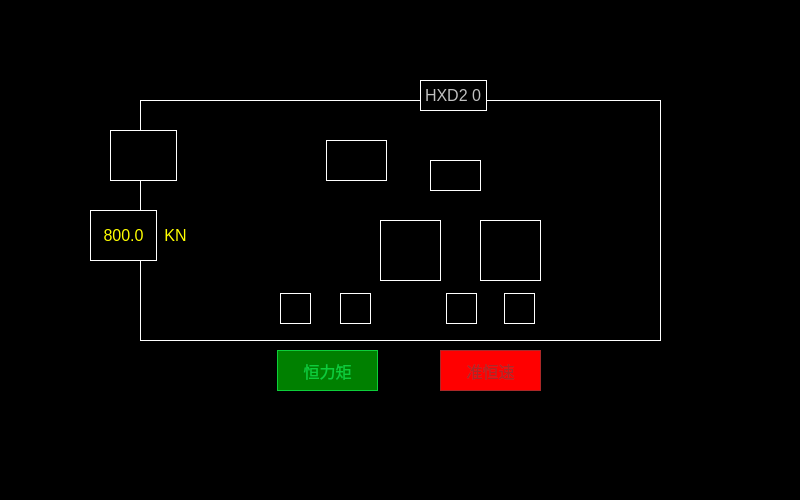
<?xml version="1.0" encoding="UTF-8"?>
<ui version="4.0">
 <class>MainData_TrainOutline</class>
 <widget class="QWidget" name="MainData_TrainOutline">
  <property name="geometry">
   <rect>
    <x>0</x>
    <y>0</y>
    <width>800</width>
    <height>500</height>
   </rect>
  </property>
  <property name="windowTitle">
   <string>Form</string>
  </property>
  <property name="styleSheet">
   <string notr="true">QWidget
{
	background-color: black;
}
QLabel
{
	border:1px solid white;
}

QPushButton
{
	font:16px;
    color: rgb(192,192,192);
	background-color: rgb(0, 0, 0);
	border-top: 2px solid white;	
	border-left: 2px solid white;


}</string>
  </property>
  <widget class="QLabel" name="LBLCheti">
   <property name="geometry">
    <rect>
     <x>140</x>
     <y>100</y>
     <width>521</width>
     <height>241</height>
    </rect>
   </property>
   <property name="styleSheet">
    <string notr="true">border-image: url(:/images/images/cheti.png);</string>
   </property>
   <property name="text">
    <string/>
   </property>
  </widget>
  <widget class="QLabel" name="LBLDirection">
   <property name="geometry">
    <rect>
     <x>110</x>
     <y>130</y>
     <width>67</width>
     <height>51</height>
    </rect>
   </property>
   <property name="styleSheet">
    <string notr="true">border-image: url(:/images/images/xianghou.png);</string>
   </property>
   <property name="text">
    <string/>
   </property>
  </widget>
  <widget class="QLabel" name="LBLKn">
   <property name="geometry">
    <rect>
     <x>90</x>
     <y>210</y>
     <width>67</width>
     <height>51</height>
    </rect>
   </property>
   <property name="styleSheet">
    <string notr="true">QLabel
{
	border:1px solid white;
	font:16px;
    color: yellow;
}</string>
   </property>
   <property name="text">
    <string>800.0</string>
   </property>
   <property name="alignment">
    <set>Qt::AlignCenter</set>
   </property>
  </widget>
  <widget class="QLabel" name="label_4">
   <property name="geometry">
    <rect>
     <x>160</x>
     <y>210</y>
     <width>31</width>
     <height>51</height>
    </rect>
   </property>
   <property name="styleSheet">
    <string notr="true">QLabel
{
	border:0px solid white;
	font:16px;
    color: yellow;
}</string>
   </property>
   <property name="text">
    <string>KN</string>
   </property>
   <property name="alignment">
    <set>Qt::AlignCenter</set>
   </property>
  </widget>
  <widget class="QLabel" name="LBLCode">
   <property name="geometry">
    <rect>
     <x>420</x>
     <y>80</y>
     <width>67</width>
     <height>31</height>
    </rect>
   </property>
   <property name="styleSheet">
    <string notr="true">QLabel
{
	font:16px;
    color: rgb(192,192,192);
}</string>
   </property>
   <property name="text">
    <string>HXD2 0</string>
   </property>
  </widget>
  <widget class="QLabel" name="label_6">
   <property name="geometry">
    <rect>
     <x>277</x>
     <y>350</y>
     <width>101</width>
     <height>41</height>
    </rect>
   </property>
   <property name="styleSheet">
    <string notr="true">QLabel
{
	border:1px solid rgb(13, 206, 58);
	font:16px;
   color: rgb(13, 206, 58);
   background-color : green;
}</string>
   </property>
   <property name="text">
    <string>恒力矩</string>
   </property>
   <property name="alignment">
    <set>Qt::AlignCenter</set>
   </property>
  </widget>
  <widget class="QLabel" name="label_7">
   <property name="geometry">
    <rect>
     <x>440</x>
     <y>350</y>
     <width>101</width>
     <height>41</height>
    </rect>
   </property>
   <property name="styleSheet">
    <string notr="true">QLabel
{
	border:1px solid rgb(170, 40, 40);
	font:16px;
   color: rgb(170, 40, 40);
   background-color :  red;
}</string>
   </property>
   <property name="text">
    <string>准恒速</string>
   </property>
   <property name="alignment">
    <set>Qt::AlignCenter</set>
   </property>
  </widget>
  <widget class="QLabel" name="LBLTraction1">
   <property name="geometry">
    <rect>
     <x>280</x>
     <y>293</y>
     <width>31</width>
     <height>31</height>
    </rect>
   </property>
   <property name="styleSheet">
    <string notr="true">border-image: url(:/images/images/qianyin1.png);</string>
   </property>
   <property name="text">
    <string/>
   </property>
  </widget>
  <widget class="QLabel" name="LBLTraction2">
   <property name="geometry">
    <rect>
     <x>340</x>
     <y>293</y>
     <width>31</width>
     <height>31</height>
    </rect>
   </property>
   <property name="styleSheet">
    <string notr="true">border-image: url(:/images/images/qianyin1.png);</string>
   </property>
   <property name="text">
    <string/>
   </property>
  </widget>
  <widget class="QLabel" name="LBLTraction3">
   <property name="geometry">
    <rect>
     <x>446</x>
     <y>293</y>
     <width>31</width>
     <height>31</height>
    </rect>
   </property>
   <property name="styleSheet">
    <string notr="true">border-image: url(:/images/images/qianyin1.png);</string>
   </property>
   <property name="text">
    <string/>
   </property>
  </widget>
  <widget class="QLabel" name="LBLTraction4">
   <property name="geometry">
    <rect>
     <x>504</x>
     <y>293</y>
     <width>31</width>
     <height>31</height>
    </rect>
   </property>
   <property name="styleSheet">
    <string notr="true">border-image: url(:/images/images/qianyin1.png);</string>
   </property>
   <property name="text">
    <string/>
   </property>
  </widget>
  <widget class="QLabel" name="LBLPanto">
   <property name="geometry">
    <rect>
     <x>326</x>
     <y>140</y>
     <width>61</width>
     <height>41</height>
    </rect>
   </property>
   <property name="styleSheet">
    <string notr="true">border-image: url(:/images/images/pantoNormal.png);</string>
   </property>
   <property name="text">
    <string/>
   </property>
  </widget>
  <widget class="QLabel" name="LBLZhuduan">
   <property name="geometry">
    <rect>
     <x>430</x>
     <y>160</y>
     <width>51</width>
     <height>31</height>
    </rect>
   </property>
   <property name="styleSheet">
    <string notr="true">border-image: url(:/images/images/linevbreakerfault.png);</string>
   </property>
   <property name="text">
    <string/>
   </property>
  </widget>
  <widget class="QLabel" name="LBLBraking1">
   <property name="geometry">
    <rect>
     <x>380</x>
     <y>220</y>
     <width>61</width>
     <height>61</height>
    </rect>
   </property>
   <property name="styleSheet">
    <string notr="true">border-image: url(:/images/images/zhidonghuanjie.png);</string>
   </property>
   <property name="text">
    <string/>
   </property>
  </widget>
  <widget class="QLabel" name="LBLBraking2">
   <property name="geometry">
    <rect>
     <x>480</x>
     <y>220</y>
     <width>61</width>
     <height>61</height>
    </rect>
   </property>
   <property name="styleSheet">
    <string notr="true">border-image: url(:/images/images/zhidonghuanjie.png);</string>
   </property>
   <property name="text">
    <string/>
   </property>
  </widget>
 </widget>
 <resources/>
 <connections/>
</ui>
